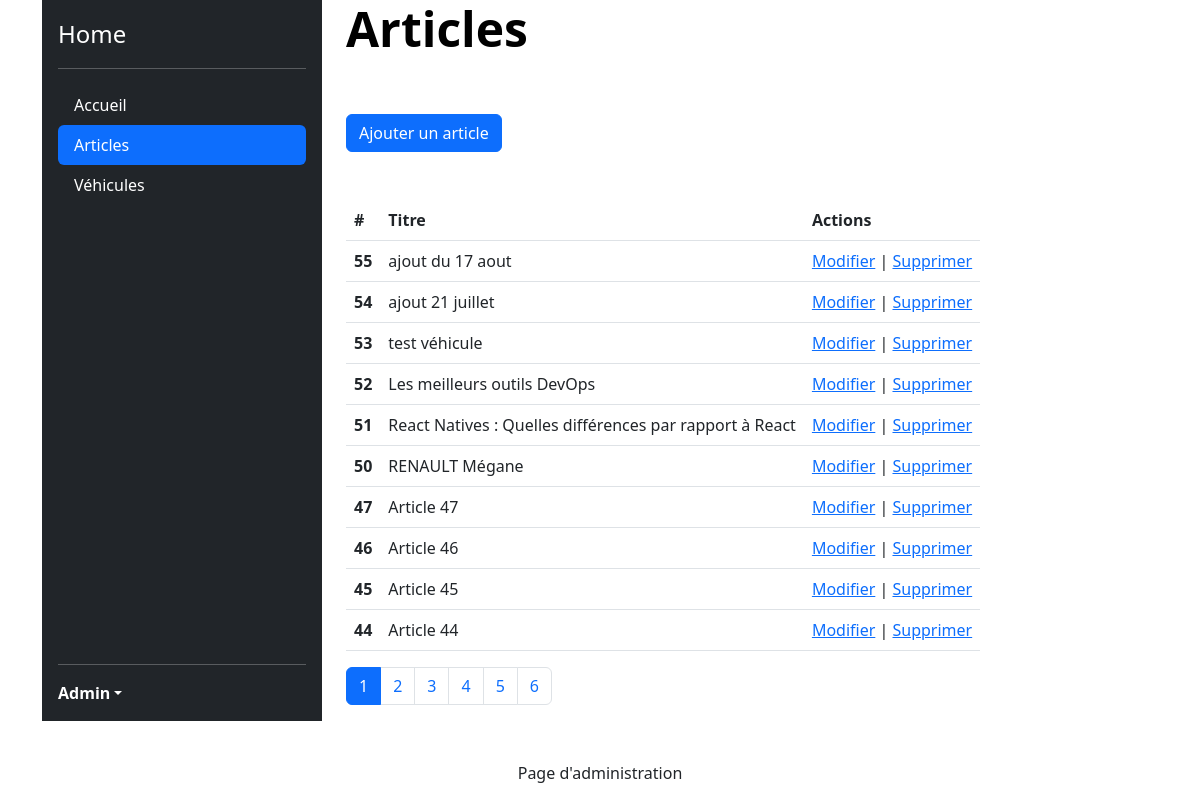
The app's page /admin/articles.php (signed in) with its own data.
### tables this page shows
CREATE TABLE `articles` (
  `id` int(11) NOT NULL,
  `category_id` int(11) NOT NULL,
  `title` varchar(255) NOT NULL,
  `content` text NOT NULL,
  `image` varchar(255) DEFAULT NULL
);

### lib/article.php (called while the page is built, shortened)
<?php
function getArticles(PDO $pdo, int $limit = null, int $page = null ):array
{
    $sql = "SELECT * FROM articles ORDER BY id DESC";
    if ($page) {
        $sql .= " LIMIT :offset, :limit";
    }
    $query = $pdo->prepare($sql);
    if ($limit) {
        $query->bindValue(":limit", $limit, PDO::PARAM_INT);
    }
    if ($page) {
        $offset = ($page -1) * $limit;
        $query->bindValue(":offset", $offset, PDO::PARAM_INT);
    }
    $query->execute();
    $articles = $query->fetchAll(PDO::FETCH_ASSOC);
    return $articles;
}
function getTotalArticle(PDO $pdo):int
{
    $sql = "SELECT COUNT(*) as total FROM articles;";
    $query = $pdo->prepare($sql);
    $query->execute();
    $result = $query->fetch(PDO::FETCH_ASSOC);
    return $result['total'];
}

### admin/articles.php (the view, shortened to what this page needs)
<?php
require_once __DIR__ . "/../lib/pdo.php";
require_once __DIR__ . "/../lib/article.php";
require_once __DIR__ . "/templates/header.php";
if (isset($_GET['page'])) {
  $page = (int)$_GET['page'];
} else {
  $page = 1;
}
$articles = getArticles($pdo, _ADMIN_ITEM_PER_PAGE, $page);
$totalArticles = getTotalArticle($pdo);
$totalPages = ceil($totalArticles / _ADMIN_ITEM_PER_PAGE);
?>
<h1 class="display-5 fw-bold text-body-emphasis">Articles</h1>
<div class="d-flex gap-2 justify-content-left py-5">
  <a class="btn btn-primary d-inline-flex align-items-left" href="article.php">
    Ajouter un article
  </a>
</div>
<table class="table">
  <thead>
    <tr>
      <th scope="col">#</th>
      <th scope="col">Titre</th>
      <th scope="col">Actions</th>
    </tr>
  </thead>
  <tbody>
    <?php foreach ($articles as $article) { ?>
      <tr>
        <th scope="row"><?= $article["id"]; ?></th>
        <td><?= $article["title"]; ?></td>
        <td><a href="article.php?id=<?= $article['id'] ?>">Modifier</a>
          | <a href="article_delete.php?id=<?= $article['id'] ?>" onclick="return confirm('Êtes-vous sûr de vouloir supprimer cet article ?')">Supprimer</a></td>
      </tr>
    <?php } ?>
  </tbody>
</table>
<nav aria-label="Page navigation example">
  <ul class="pagination">
    <?php if ($totalPages > 1) { ?>
      <?php for ($i = 1; $i <= $totalPages; $i++) { ?>
        <li class="page-item">
          <a class="page-link <?php if ($i == $page) { echo " active";} ?>" href="?page=<?php echo $i; ?>" >
            <?php echo $i; ?>
          </a>
        </li>
      <?php } ?>
    <?php } ?>
  </ul>
</nav>
<?php require_once __DIR__ . "/templates/footer.php"; ?>

### records on screen
articles: id "55", title "ajout du 17 aout"
articles: id "54", title "ajout 21 juillet"
articles: id "53", title "test véhicule"
articles: id "52", title "Les meilleurs outils DevOps"
articles: id "51", title "React Natives : Quelles différences par rapport à React"
articles: id "50", title "RENAULT Mégane"
articles: id "47", title "Article 47"
articles: id "46", title "Article 46"
articles: id "45", title "Article 45"
articles: id "44", title "Article 44"

### other values on screen
$titre "Accueil"
$titre "Articles"
$titre "Véhicules"
$_SESSION["user"]["first_name"] "Admin"
